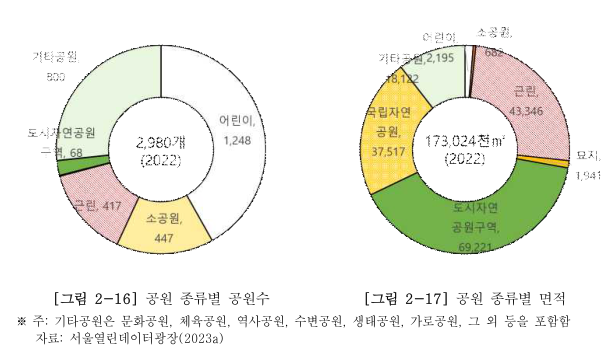
#> input picture data/evaluation/visual_regression_p0_v1/crops/p071-park-donut-multipanel.png, 615 x 346 px; its folder holds only this picture in this run
$ python -i hwp_reader.py   (imports and definitions only)
#> lines starting #> are read from the running program, lines starting #| are printed output that depends on the picture
### config.py
"""
프로젝트 전역 설정
"""
import os
from dotenv import load_dotenv

load_dotenv()


def _env_int(name: str, default: int) -> int:
    value = os.environ.get(name)
    if value is None or value == "":
        return default
    try:
        return int(value)
    except ValueError:
        return default


def _env_optional_int(name: str, default: int | None = None) -> int | None:
    """환경변수 정수. 0/음수/all/none/unlimited는 '상한 없음'으로 해석."""
    value = os.environ.get(name)
    if value is None or value == "":
        return default
    normalized = value.strip().lower()
    if normalized in {"0", "-1", "none", "all", "unlimited", "false", "off"}:
        return None
    try:
        parsed = int(value)
    except ValueError:
        return default
    return parsed if parsed > 0 else None


def _env_bool(name: str, default: bool) -> bool:
    value = os.environ.get(name)
    if value is None or value == "":
        return default
    return value.strip().lower() in {"1", "true", "yes", "y", "on"}


def _env_float(name: str, default: float) -> float:
    try:
        return float(os.environ.get(name, default))
    except (TypeError, ValueError):
        return default


# LLM/로컬 에이전트 실행 설정
#
# 기본값은 Gemini API가 아니라 로컬 Codex CLI입니다. 필요하면 환경변수 또는
# main.py --agent 옵션으로 codex / claude / auto / gemini 중 선택합니다.
LLM_PROVIDER = os.environ.get("LLM_PROVIDER", "gemini").strip().lower()
LOCAL_AGENT_MODEL = os.environ.get("LOCAL_AGENT_MODEL", "").strip()
LOCAL_AGENT_TIMEOUT = _env_int("LOCAL_AGENT_TIMEOUT", 900)
CODEX_COMMAND = os.environ.get("CODEX_COMMAND", "codex").strip()
CLAUDE_COMMAND = os.environ.get("CLAUDE_COMMAND", "claude").strip()
GUIDELINE_AGENT_SPEC_ENABLED = _env_bool("GUIDELINE_AGENT_SPEC_ENABLED", True)

# Gemini는 명시적으로 LLM_PROVIDER=gemini를 선택한 경우에만 쓰는 레거시 백엔드입니다.
GEMINI_API_KEY = os.environ.get("GEMINI_API_KEY", "")
MODEL = os.environ.get("GEMINI_MODEL", "gemini-2.5-flash-lite")
MAX_TOKENS = 65536  # 레거시 Gemini 백엔드 사용 시 최대 출력 토큰

# 연도 범위 (탄소중립 기본계획 기준)
YEARS = list(range(2018, 2051))

# 배출 부문 (가이드라인 2.6.3절 표준 부문)
SECTORS = ["건물", "수송", "농축산", "폐기물", "흡수원", "전환", "산업", "수소"]

# 배출유형
EMISSION_TYPES = ["직접배출", "간접배출", "흡수원"]

# 온실가스 데이터 종류
GHG_TYPES = ["현황", "전망", "목표"]

# 감축사업 종류
STRATEGY_TYPES = [
    "계획(지표)", "계획(감축량)", "계획(예산)",
    "실적(지표)", "실적(감축량)", "실적(예산)"
]

# 달성여부 코드 (가이드라인 3.3절)
ACHIEVEMENT_STATUS = ["달성", "정상추진", "지연", "미달성"]

# 사업유형 코드 (가이드라인 3.4절)
BUSINESS_TYPES = ["기존", "변경", "신규"]

# ──────────────────────────────────────────────────────────────────────
# 엑셀 시트 헤더 정의 (carbon_guideline.md 5.2절 16개 시트 + 보조 시트)
# ──────────────────────────────────────────────────────────────────────
EXCEL_HEADERS = {
    "00_문서메타": [
        "지자체명", "지자체유형", "계획명", "발간일", "발간기관",
        "계획시작연도", "계획종료연도", "기준연도", "목표연도",
        "법적근거", "점검보고서여부",
    ],
    "01_계획개요": [
        "지자체명", "개요유형", "항목명", "항목값",
        "일자", "이해관계자", "관련법령_계획",
    ],
    "02_지역여건": [
        "지자체명", "지표범주", "지표세부범주", "지표명",
        "연도", "값", "단위", "출처",
    ],
    "03_배출현황_지역": [
        "지자체명", "인벤토리출처", "배출범위", "배출유형",
        "부문", "세부부문", "연도", "배출량", "단위", "흡수원여부",
    ],
    "04_배출현황_관리권한": [
        "지자체명", "인벤토리출처", "관리부문", "세부부문",
        "직간접구분", "연도", "배출량", "단위", "합계포함여부",
    ],
    "05_배출전망": [
        "지자체명", "전망범위", "시나리오", "전망방법코드", "전망방법원문",
        "부문", "세부부문", "연도", "전망값", "단위", "주요가정",
    ],
    "06_감축목표": [
        "지자체명", "목표수준", "목표범위", "부문",
        "기준연도", "기준배출량", "목표연도", "배출전망",
        "목표감축량", "목표배출량", "감축률(%)",
    ],
    "07_비전전략": [
        "지자체명", "비전문구", "전략수준", "전략명",
        "부문", "설명", "키워드",
    ],
    "08_감축사업목록": [
        "지자체명", "관리번호", "부문", "핵심과제",
        "사업명", "사업유형", "주관부서", "협조부서",
        "사업개요", "성과지표명", "성과지표단위", "정량여부",
    ],
    "09_연차별이행계획": [
        "지자체명", "관리번호", "사업명",
        "기간시작", "기간종료", "연도", "연간계획",
        "목표물량", "목표단위", "규제혁신계획", "입법계획",
    ],
    "10_정량감축량": [
        "지자체명", "관리번호", "사업명", "연도",
        "모니터링인자", "활동량", "활동단위",
        "감축원단위ID", "감축원단위값", "예상감축량", "단위",
    ],
    "11_재정투자계획": [
        "지자체명", "계획구분", "부문", "사업명",
        "재원구분", "연도", "예산액", "예산단위",
    ],
    "12_대응기반강화": [
        "지자체명", "대응기반영역", "과제ID", "과제명",
        "정책방향", "주요내용", "대상", "주관부서", "기간",
    ],
    "13_이행관리환류": [
        "지자체명", "거버넌스기구", "역할", "담당부서",
        "절차단계", "기한", "산출물",
    ],
    "14_점검실적": [
        "지자체명", "점검연도", "부문", "관리번호", "사업명",
        "연간계획", "이행실적", "소요예산", "달성여부", "사업유형",
    ],
    "15_변경과제_조치": [
        "지자체명", "점검연도", "부문", "관리번호", "사업명",
        "변경전", "변경후", "변경사유",
        "지연미달성사유", "조치계획",
    ],
    "16_시각자료목록": [
        "지자체명", "시각자료ID", "캡션", "유형",
        "데이터포함여부", "추출값요약", "디지타이징필요", "관련시트",
    ],
}

# 추출 대상 시트 키 목록 (파이프라인에서 LLM으로 추출하는 시트)
EXTRACTION_SHEETS = [
    "document_meta", "plan_overview", "regional_conditions",
    "emissions_regional", "emissions_management",
    "emissions_forecast", "reduction_targets",
    "vision_strategy", "mitigation_projects",
    "annual_implementation", "quantitative_reductions",
    "financial_plan", "foundation_measures",
    "governance_feedback", "monitoring_performance",
    "changes_actions",
]

# 시트 내부 키 → 엑셀 시트명 매핑
SHEET_KEY_TO_NAME = {
    "document_meta": "00_문서메타",
    "plan_overview": "01_계획개요",
    "regional_conditions": "02_지역여건",
    "emissions_regional": "03_배출현황_지역",
    "emissions_management": "04_배출현황_관리권한",
    "emissions_forecast": "05_배출전망",
    "reduction_targets": "06_감축목표",
    "vision_strategy": "07_비전전략",
    "mitigation_projects": "08_감축사업목록",
    "annual_implementation": "09_연차별이행계획",
    "quantitative_reductions": "10_정량감축량",
    "financial_plan": "11_재정투자계획",
    "foundation_measures": "12_대응기반강화",
    "governance_feedback": "13_이행관리환류",
    "monitoring_performance": "14_점검실적",
    "changes_actions": "15_변경과제_조치",
    "visual_inventory": "16_시각자료목록",
}

# PDF 페이지 배치 처리 크기.
# 너무 크면 출력 JSON이 길어져 파싱 실패가 늘 수 있어 안정성 위주로 둔다.
BATCH_SIZE = _env_int("BATCH_SIZE", 15)

# 문서 구조 라우팅 설정
# 관련 페이지 앞뒤 몇 페이지까지 함께 LLM에 전달할지 결정
DOCUMENT_ROUTE_CONTEXT_PAGES = 1
# 시트별 후보 페이지로 선택할 최소 점수.
# FULL_DOCUMENT_SCAN=1이면 모든 페이지를 후보로 넘긴다(느리지만 누락 방지).
FULL_DOCUMENT_SCAN = _env_bool("FULL_DOCUMENT_SCAN", False)
DOCUMENT_ROUTE_MIN_SCORE = _env_int("DOCUMENT_ROUTE_MIN_SCORE", -9999 if FULL_DOCUMENT_SCAN else 3)
# 시트별 라우팅 후보 페이지 상한. 기본값은 없음.
# 필요한 경우에만 DOCUMENT_ROUTE_MAX_PAGES_* 환경변수로 명시적으로 샘플링한다.
DOCUMENT_ROUTE_MAX_PAGES = {
    "vehicle": _env_optional_int("DOCUMENT_ROUTE_MAX_PAGES_VEHICLE", None),
    "energy": _env_optional_int("DOCUMENT_ROUTE_MAX_PAGES_ENERGY", None),
    "ghg": _env_optional_int("DOCUMENT_ROUTE_MAX_PAGES_GHG", None),
    "strategy": _env_optional_int("DOCUMENT_ROUTE_MAX_PAGES_STRATEGY", None),
    "summary": _env_optional_int("DOCUMENT_ROUTE_MAX_PAGES_SUMMARY", None),
}

# 이미지 분석 최대 개수. 기본값은 없음(=triage 통과 후보 전부 분석).
# 테스트/디버그 때만 MAX_IMAGES=30처럼 명시적으로 제한한다.
MAX_IMAGES = _env_optional_int("MAX_IMAGES", None)

# ChartQA 스타일 이미지 triage 설정
# True이면 전체 이미지에 대해 로컬 휴리스틱으로 그래프/표/도표 후보를 먼저 선별
IMAGE_TRIAGE_ENABLED = True
# triage 점수 기준. 낮출수록 더 많이 분석하고, 높일수록 더 엄격하게 거른다.
IMAGE_TRIAGE_MIN_SCORE = 5
# 점수가 낮더라도 페이지 전체 렌더링 이미지는 문맥상 중요하면 보존할지 여부
IMAGE_TRIAGE_KEEP_RENDERED_CONTEXT = True
# DePlot 아이디어를 차용해 그래프/차트 이미지를 표 형태 JSON으로 먼저 변환
IMAGE_CHART_TABLE_EXTRACTION = True
# 전수 이미지 분석 시 여러 이미지를 한 번의 로컬 에이전트 호출로 묶는다.
IMAGE_ANALYSIS_BATCH_SIZE = _env_int("IMAGE_ANALYSIS_BATCH_SIZE", 8)
# 그래프 판독값을 본 시트에 자동 병합할 최소 신뢰도.
# low는 별도 판독결과 시트에만 남기고 본 데이터에는 병합하지 않는다.
IMAGE_CHART_MERGE_MIN_CONFIDENCE = "medium"
# 그래프 판독값 자동 반영 시 허용할 연도. 기준연도 2005 등은 판독결과 시트에만 남긴다.
IMAGE_CHART_MERGE_YEARS = YEARS
# 참고자료/해외사례/목차성 이미지는 판독결과에는 남기되 본 시트에는 자동 반영하지 않는다.
IMAGE_CHART_REFERENCE_KEYWORDS = [
    "뉴욕시", "런던", "파리", "도쿄", "세계도시", "주요국", "국내외",
    "COP", "IPCC", "UN", "EU", "OECD", "사례", "동향", "목차",
    "우리나라", "국가 온실가스", "국가 감축목표", "중앙정부", "NDC",
]
# True이면 참고자료/해외사례/목차성 페이지 이미지를 Vision 호출 전에 제외한다.
IMAGE_TRIAGE_EXCLUDE_REFERENCE_CONTEXT = True

# 1차 추출 후 빈칸이 큰 행만 좁은 문맥으로 다시 보완
GAP_FILL_ENABLED = _env_bool("GAP_FILL_ENABLED", True)
GAP_FILL_MAX_TARGETS = {
    "vehicle": _env_optional_int("GAP_FILL_MAX_TARGETS_VEHICLE", None),
    "energy": _env_optional_int("GAP_FILL_MAX_TARGETS_ENERGY", None),
    "ghg": _env_optional_int("GAP_FILL_MAX_TARGETS_GHG", None),
    "strategy": _env_optional_int("GAP_FILL_MAX_TARGETS_STRATEGY", None),
}
GAP_FILL_CONTEXT_PAGES = 8
GAP_FILL_TARGET_BATCH_SIZE = 10

# 자동차/에너지처럼 원문 구간이 보고서마다 달라지는 시트는
# 전체 문서에서 관련 구간을 다시 점수화해 집중 재추출한다.
FOCUSED_GAP_FILL_ENABLED = True
FOCUSED_GAP_FILL_CONTEXT_PAGES = 2
FOCUSED_GAP_FILL_MAX_ANCHORS = {
    "vehicle": _env_optional_int("FOCUSED_GAP_FILL_MAX_ANCHORS_VEHICLE", None),
    "energy": _env_optional_int("FOCUSED_GAP_FILL_MAX_ANCHORS_ENERGY", None),
}
FOCUSED_GAP_FILL_MIN_SCORE = {
    "vehicle": 5,
    "energy": 5,
}
FOCUSED_GAP_FILL_BATCH_PAGES = 6

# 이미지 DPI (PDF → 이미지 변환 시)
IMAGE_DPI = 150

# 최대 재시도 횟수
MAX_RETRIES = 3

# 이미지 최대 크기 (픽셀, 긴 변 기준)
MAX_IMAGE_SIZE = 1568

# Vision이 유효 차트로 반환하지 못한 이미지 페이지에서 텍스트/표 기반 검토 후보를
# 남기는 fallback 상한. 기본값은 없음(=발견한 후보 전부 기록).
IMAGE_FALLBACK_MAX_OBSERVATIONS = _env_optional_int("IMAGE_FALLBACK_MAX_OBSERVATIONS", None)

# main 기반 선별 통합. 모델/provider/reasoning 설정은 위의 기존 계약을 유지한다.
# 객체 추출·OCR은 명시적으로 켜기 전에는 추가 모델 호출을 만들지 않는다.
EXTRACTION_OBJECT_BATCHING_ENABLED = _env_bool("EXTRACTION_OBJECT_BATCHING_ENABLED", False)
MAX_BATCH_CHARS = _env_optional_int("MAX_BATCH_CHARS", None)
MAX_BATCH_TABLE_CELLS = _env_optional_int("MAX_BATCH_TABLE_CELLS", None)
TABLE_OBJECT_ROWS_PER_CHUNK = _env_int("TABLE_OBJECT_ROWS_PER_CHUNK", 20)
SELECTIVE_OCR_ENABLED = _env_bool("SELECTIVE_OCR_ENABLED", False)
PHYSICAL_OBJECT_MERGE_ENABLED = _env_bool("PHYSICAL_OBJECT_MERGE_ENABLED", True)
OCR_BACKEND = os.environ.get("OCR_BACKEND", "directory").strip().lower()
OCR_RESULTS_DIR = os.environ.get("OCR_RESULTS_DIR", "").strip()
OCR_NATIVE_CONFIDENCE_THRESHOLD = _env_float("OCR_NATIVE_CONFIDENCE_THRESHOLD", 0.78)
OCR_OBJECT_MATCH_MIN_IOU = _env_float("OCR_OBJECT_MATCH_MIN_IOU", 0.55)
OCR_ALLOW_LEGACY_UNLOCATED = _env_bool("OCR_ALLOW_LEGACY_UNLOCATED", False)
OCR_REPLACE_MIN_CELLS = _env_int("OCR_REPLACE_MIN_CELLS", 2)
OCR_REPLACE_CELL_RATIO = _env_float("OCR_REPLACE_CELL_RATIO", 1.10)
OCR_COMPLEX_TABLE_ROWS = _env_int("OCR_COMPLEX_TABLE_ROWS", 45)
OCR_COMPLEX_TABLE_COLUMNS = _env_int("OCR_COMPLEX_TABLE_COLUMNS", 12)
OCR_RENDER_DPI = _env_int("OCR_RENDER_DPI", 200)
OCR_RENDER_CACHE_ENABLED = _env_bool("OCR_RENDER_CACHE_ENABLED", True)
OCR_SPATIAL_RECONSTRUCTION_ENABLED = _env_bool("OCR_SPATIAL_RECONSTRUCTION_ENABLED", True)
OCR_FULL_PAGE_CONTEXT_ENABLED = _env_bool("OCR_FULL_PAGE_CONTEXT_ENABLED", False)
OCR_FULL_PAGE_CONTEXT_MAX_OBJECT_RATIO = 0.15
OCR_INDEX_CAPTION_MIN_COUNT = 5
OCR_MULTI_PANEL_GAP = 24
OCR_CAPTION_REGION_MAX_HEIGHT_RATIO = 0.20
SEMANTIC_ROUTING_ENABLED = _env_bool("SEMANTIC_ROUTING_ENABLED", False)
SEMANTIC_AUTO_RECLASSIFY = _env_bool("SEMANTIC_AUTO_RECLASSIFY", False)
SEMANTIC_CONTRACT_GUARDS_ENABLED = _env_bool("SEMANTIC_CONTRACT_GUARDS_ENABLED", False)
RUN_STATE_ENABLED = _env_bool("RUN_STATE_ENABLED", False)
RUN_STATE_DIR = os.environ.get("RUN_STATE_DIR", ".cache/run_state").strip()
EXTRACTION_RESUME = _env_bool("EXTRACTION_RESUME", False)
EXTRACTION_RETRY_FAILED_ONLY = _env_bool("EXTRACTION_RETRY_FAILED_ONLY", False)
# 원문 누락 후보 기록만 수행. 추출/라우팅/모델/업무 값은 변경하지 않는다.
SOURCE_COVERAGE_MODE = os.environ.get("SOURCE_COVERAGE_MODE", "off").strip().lower()
if SOURCE_COVERAGE_MODE not in {"off", "audit"}:
    raise ValueError("SOURCE_COVERAGE_MODE must be off or audit")
# 저장 후 진단만 수행한다. 기존 최소 구조 재시도/모델 설정은 바꾸지 않는다.
QUALITY_REPORT_ENABLED = _env_bool("QUALITY_REPORT_ENABLED", True)
EVALUATION_MODE = os.environ.get("EVALUATION_MODE", "auto").strip().lower()
if EVALUATION_MODE not in {"auto", "off", "required"}:
    raise ValueError("EVALUATION_MODE must be auto, off or required")
EVALUATION_MANIFEST_PATH = os.environ.get("EVALUATION_MANIFEST_PATH", "").strip()
EVALUATION_DATASET_ID = os.environ.get("EVALUATION_DATASET_ID", "").strip()
ALLOW_DRAFT_EVALUATION = _env_bool("ALLOW_DRAFT_EVALUATION", False)
EVALUATE_HOLDOUT = _env_bool("EVALUATE_HOLDOUT", False)
PROVENANCE_ENABLED = _env_bool("PROVENANCE_ENABLED", True)
INTERNAL_OBJECT_KEYS = {
    "document_objects", "object_processing_states", "extraction_records", "merge_conflicts",
    "ocr_import_audit", "ocr_reextraction_audit", "semantic_contract_review",
    "_semantic_contract_quarantine", "_key_blank_stats", "reduction_target_context",
    "source_validation", "vision_execution", "semantic_routing_report", "object_evidence_audit",
    "source_coverage_snapshot",
}
PROVENANCE_HEADERS = ["출처페이지", "근거ID", "객체ID", "추출원천", "검수상태", "추출엔진", "OCR보완여부", "출처계보"]
if PROVENANCE_ENABLED:
    for _sheet_key in EXTRACTION_SHEETS:
        for _header in PROVENANCE_HEADERS:
            if _header not in EXCEL_HEADERS[SHEET_KEY_TO_NAME[_sheet_key]]:
                EXCEL_HEADERS[SHEET_KEY_TO_NAME[_sheet_key]].append(_header)
EXCEL_HEADERS["17_검증리포트"] = ["지자체명", "대상시트", "항목", "사유", "출처페이지", "감사파일"]
SHEET_KEY_TO_NAME["validation_report"] = "17_검증리포트"
for _header in ("객체ID", "근거ID", "출처페이지", "엔진", "처리상태", "본문반영행수"):
    if _header not in EXCEL_HEADERS["16_시각자료목록"]:
        EXCEL_HEADERS["16_시각자료목록"].append(_header)

### utils/hwp_reader.py
"""
HWP/HWPX 파일에서 텍스트와 표를 추출하는 유틸리티

kordoc (Node.js 기반) 라이브러리를 subprocess로 호출하여
HWP 5.x (OLE2/CFB) 및 HWPX (ZIP+XML) 형식을 지원합니다.

사전 요구사항:
    - Node.js 18+ 설치
    - npm install -g kordoc  또는  npx kordoc 사용 가능
"""

import json
import logging
import re
import shutil
import subprocess
import os
from pathlib import Path

from utils.pdf_reader import PageContent, PDFContent

logger = logging.getLogger(__name__)


def _project_root() -> Path:
    """현재 프로젝트 루트 경로."""
    return Path(__file__).resolve().parents[1]


# [222 lines left out: functions _which_cmd, _resolve_kordoc_command, _run_kordoc_json, _run_kordoc_markdown, _markdown_table_to_html, _split_markdown_into_pages and 3 more, not called in this run]


def _blocks_to_pages(data: dict) -> list[dict]:
    """
    kordoc JSON 출력의 blocks를 페이지 단위로 그룹핑.
    blocks에 pageIndex가 있으면 사용, 없으면 순차 분할.
    """
    blocks = data.get("blocks", [])
    markdown = data.get("markdown", "")
    if not blocks:
        # blocks가 없으면 markdown fallback
        return _split_markdown_into_pages(markdown)

    # pageIndex/pageNumber 기준 그룹핑 시도
    pages_map: dict[int, list] = {}
    has_page_index = any(
        b.get("pageIndex") is not None or b.get("pageNumber") is not None
        for b in blocks
    )

    if has_page_index:
        for block in blocks:
            if block.get("pageNumber") is not None:
                pi = int(block.get("pageNumber", 1)) - 1
            else:
                pi = int(block.get("pageIndex", 0))
            pages_map.setdefault(pi, []).append(block)
    else:
        # pageIndex 없으면 전체를 하나의 페이지로
        pages_map[0] = blocks

    result = []
    for pi in sorted(pages_map.keys()):
        page_blocks = pages_map[pi]
        text_parts = []
        tables = []

        for b in page_blocks:
            btype = b.get("type", "")
            content = _block_to_text(b)

            if btype == "table":
                # 표 블록
                html = _markdown_table_to_html(content) if content else ""
                if html:
                    tables.append(html)
                text_parts.append(content)
            else:
                text_parts.append(content)

        result.append({
            "text": "\n".join(text_parts),
            "tables": tables,
            "page_num": pi + 1,
        })

    # kordoc JSON의 blocks 구조가 버전에 따라 비어 있거나 불완전할 수 있다.
    # markdown 전문이 훨씬 풍부하면 markdown 기반 분할을 우선 사용한다.
    block_text_len = sum(len(p.get("text", "")) for p in result)
    if markdown and len(markdown) > max(block_text_len * 2, 3000):
        return _split_markdown_into_pages(markdown)

    return result


# [85 lines left out: functions extract_hwp, is_hwp_file, not called in this run]

>>> import cv2
>>> picture = cv2.imread('../data/evaluation/visual_regression_p0_v1/crops/p071-park-donut-multipanel.png', cv2.IMREAD_GRAYSCALE)
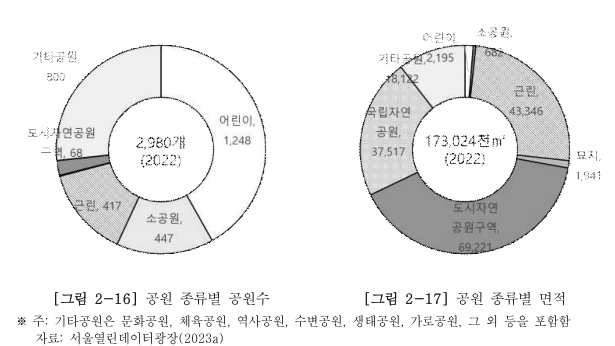
#> picture: shape (346, 615); min 0, max 255, mean 237.8
#> (the run stopped early here; a loop or call above may not have finished)

$ run again, on data/evaluation/visual_regression_p0_v1/crops/p089-annual-maximum-temperature.png
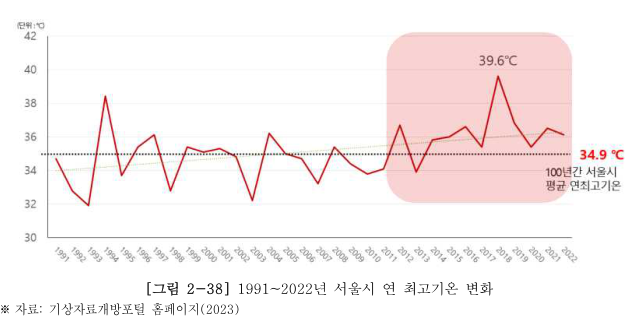
#> input picture data/evaluation/visual_regression_p0_v1/crops/p089-annual-maximum-temperature.png, 638 x 316 px
#> `picture = cv2.imread('../data/evaluation/visual_regression_p0_v1/crops..`:
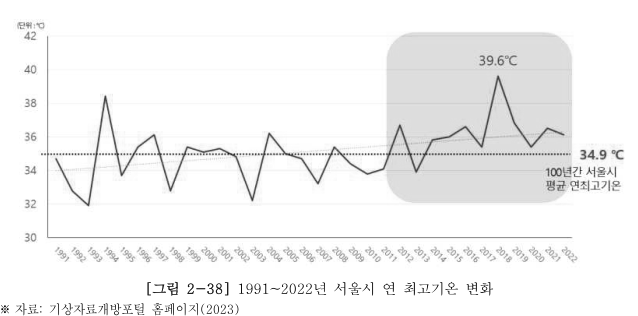
#> picture: shape (316, 638); min 0, max 255, mean 243.6

$ run again, on data/evaluation/visual_regression_p0_v1/crops/p093-extreme-rainfall-four-panel.png
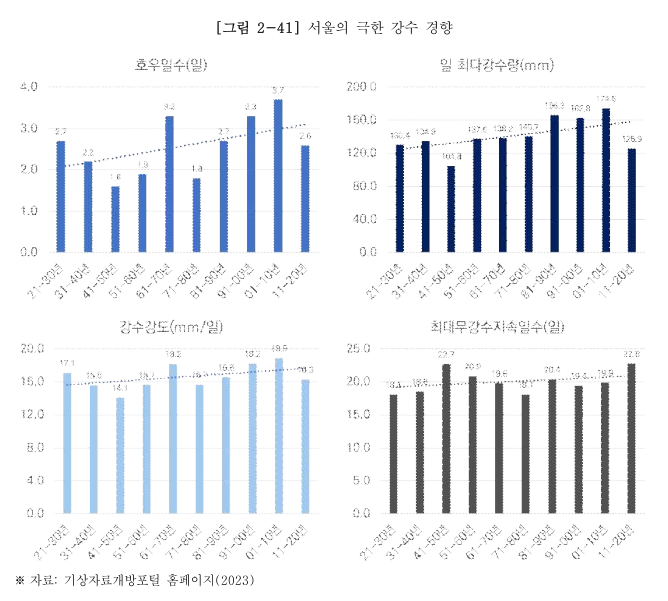
#> input picture data/evaluation/visual_regression_p0_v1/crops/p093-extreme-rainfall-four-panel.png, 668 x 601 px
#> `picture = cv2.imread('../data/evaluation/visual_regression_p0_v1/crops..`:
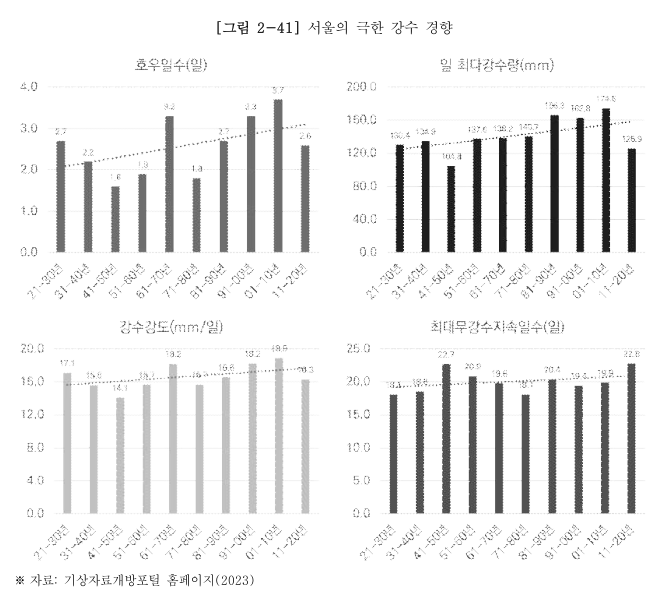
#> picture: shape (601, 668); min 0, max 255, mean 238
